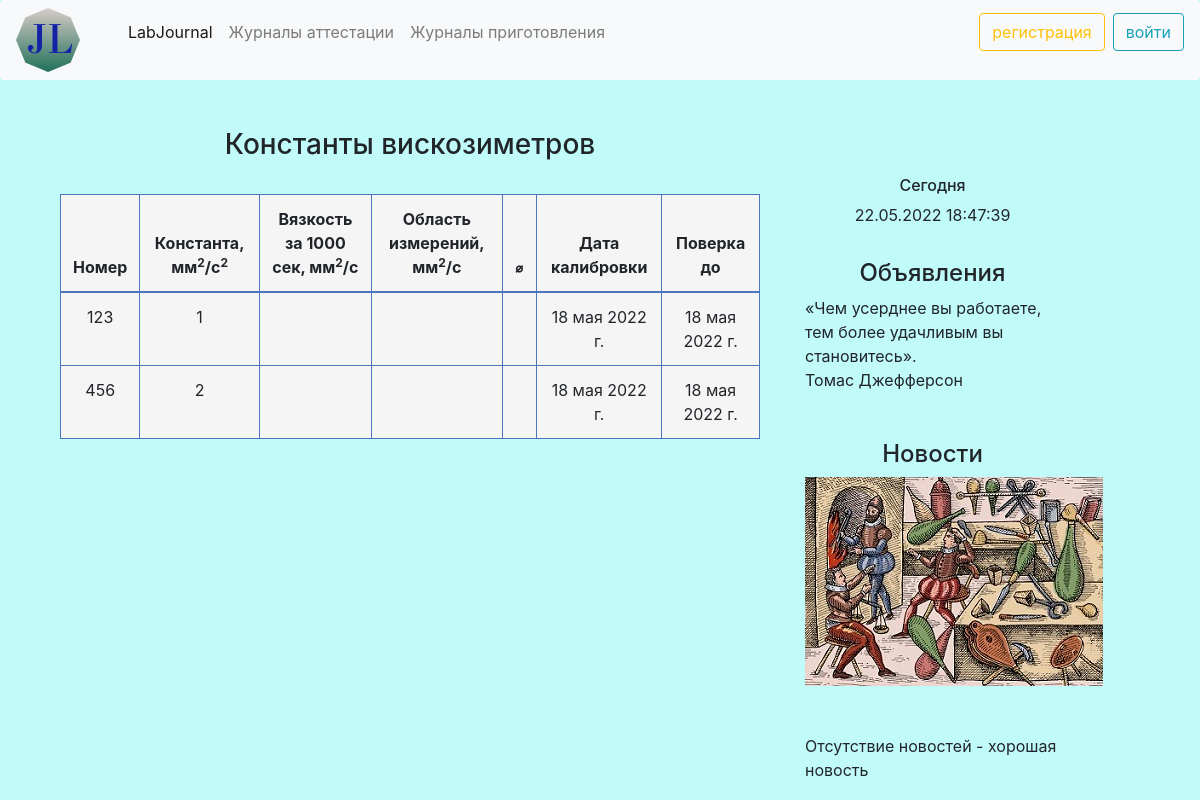
Screenshot of /viscosimetersKonstants/ with the database file from the repository.
### viscosimeters/models.py (models this page shows, shortened)
class Viscosimeters(models.Model):
    diameter = models.ForeignKey(ViscosimeterType, verbose_name='Диаметр', on_delete=models.CASCADE)
    serialNumber = models.CharField('Заводской номер', max_length=30)
    konstant = models.DecimalField('Константа', max_digits=10, decimal_places=6, default=0.000000)
    datePov = models.DateField('Дата поверки', default=timezone.now())
    dateCal = models.DateField('Дата калибровки', default=timezone.now())
    datePovDedlain = models.DateField('Дата окончания поверки', default=datetime.now())
    status = models.ForeignKey(Status, verbose_name='Статус', on_delete=models.CASCADE)
    companyName = models.ForeignKey(Manufacturer, verbose_name='Производитель', on_delete=models.CASCADE)
    class Meta:
        verbose_name = 'Вискозиметр'
        verbose_name_plural = 'Вискозиметры'

class ViscosimeterType(models.Model):
    pairNumber = models.CharField('Номер пары', max_length=100)
    diameter = models.CharField('Диаметр', max_length=5)
    viscosity1000 = models.CharField('Вязкость за 1000 сек, сСт', max_length=30)
    range = models.CharField('Область измерений, сСт', max_length=30)
    type = models.CharField('Тип', max_length=30, default='ВПЖ-1')
    intervalVerification = models.CharField('Межповерочный интервал', max_length=30, default='4 года')
    create_at = models.DateTimeField(auto_now_add=True, verbose_name='Дата создания')
    update_at = models.DateTimeField(auto_now=True, verbose_name='Дата обновления')
    def __str__(self):
        return f'{self.diameter}'
    class Meta:
        verbose_name = 'Тип вискозиметра'
        verbose_name_plural = 'Типы вискозиметров'

### viscosimeters/views.py (the view)
# urls.py: path('viscosimetersKonstants/', views.ViscosimetersKonstantsView.as_view(), name='viscosimetersKonstants'),
class ViscosimetersKonstantsView(View):
    def get(self, request):
        ViscosimetersObjects = Viscosimeters.objects.all()
        return render(request, 'viscosimeters/viscosimetersKonstants.html', {'ViscosimetersObjects': ViscosimetersObjects})

### viscosimeters/templates/viscosimeters/viscosimetersKonstants.html (shortened to what this page needs)
{% extends 'main/base.html' %}
{% block content %}
    <div style="text-align: center;"><h3>Константы вискозиметров</h3></div>
<br>
<table class="table table-bordered">
<thead>
    <tr>
      <th> <div style="text-align: center;"> Номер </div></th>
      <th> <div style="text-align: center;"> Константа, мм<sup>2</sup>/с<sup>2</sup> </div></th>
      <th> <div style="text-align: center;"> Вязкость за 1000 сек, мм<sup>2</sup>/с </div></th>
      <th> <div style="text-align: center;"> Область измерений, мм<sup>2</sup>/с </div></th>
      <th> <div style="text-align: center;"> ⌀ </div></th>
      <th> <div style="text-align: center;"> Дата калибровки </div></th>
      <th> <div style="text-align: center;"> Поверка до </div></th>
    </tr>
  </thead>
  <tbody>
{% for type in ViscosimetersObjects %}
    <tr>
      <td align="center"> {{ type.serialNumber }}</td>
      <td align="center"> {{ type.diameter }}</td>
      <td align="center"></td>
      <td align="center"></td>
      <td align="center"></td>
      <td align="center">{{ type.dateCal }}</td>
      <td align="center">{{ type.datePovDedlain }}</td>
    </tr>
{% endfor %}
  </tbody>
</table>
{% endblock %}

### main/static/main/css/main.css (style rules this page uses)
body { background: rgba(123, 245, 244, 0.47); }
.table-bordered td, .table-bordered th { border-color: #4d74bd !important; background-color: rgb(245, 245, 246) !important; }

### rows the page displays
Viscosimeters: serialNumber "123", diameter "1", dateCal "18 мая 2022 г.", datePovDedlain "18 мая 2022 г."
Viscosimeters: serialNumber "456", diameter "2", dateCal "18 мая 2022 г.", datePovDedlain "18 мая 2022 г."
